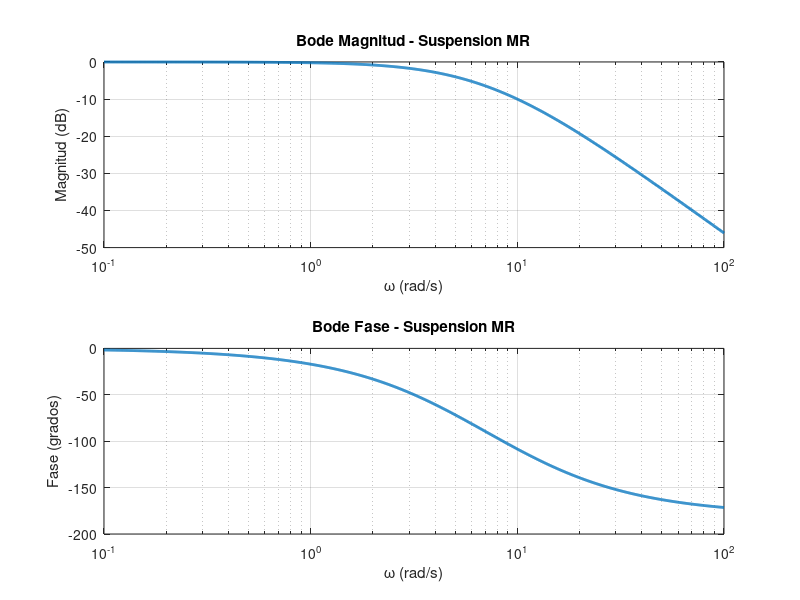

Here is the MATLAB script that generated this plot:
clc;
clear;
close all;

% Frecuencias
w = logspace(-1,2,1000);

jw = 1j*w;

%% Funcion de transferencia

G = 50 ./ ((jw.^2) + 15*jw + 50);

%% Magnitud y fase

mag = abs(G);

mag_dB = 20*log10(mag);

phase = angle(G)*180/pi;

%% =========================
% DIAGRAMA DE BODE
% =========================

figure;

subplot(2,1,1)

semilogx(w,mag_dB,'LineWidth',2);

grid on;

title('Bode Magnitud - Suspension MR');

xlabel('\omega (rad/s)');

ylabel('Magnitud (dB)');

subplot(2,1,2)

semilogx(w,phase,'LineWidth',2);

grid on;

title('Bode Fase - Suspension MR');

xlabel('\omega (rad/s)');

ylabel('Fase (grados)');
